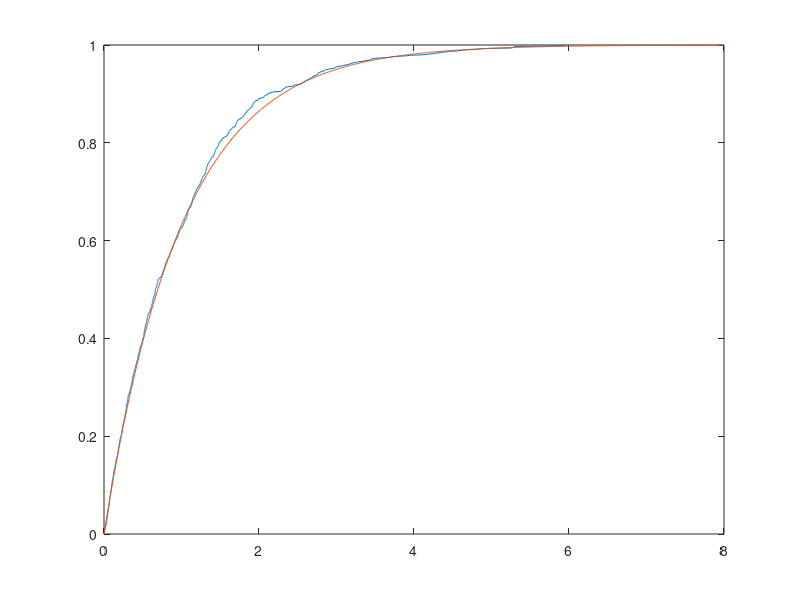

This figure's MATLAB source:
% function [chi2pvals]=lastname_firstname_hw1_prob4(M,N,a,nbins)
N=1000;
M=1;
x=rand(M,N);
a=1;
finv=-log(1-x)/a;
[y,x]=ecdf(finv);
XXX=0:0.01:8;
p2=1-exp(-a*XXX);
plot(x,y);hold on;
plot(XXX,p2)
% h = chi2gof(p); % 0 means normal
% end